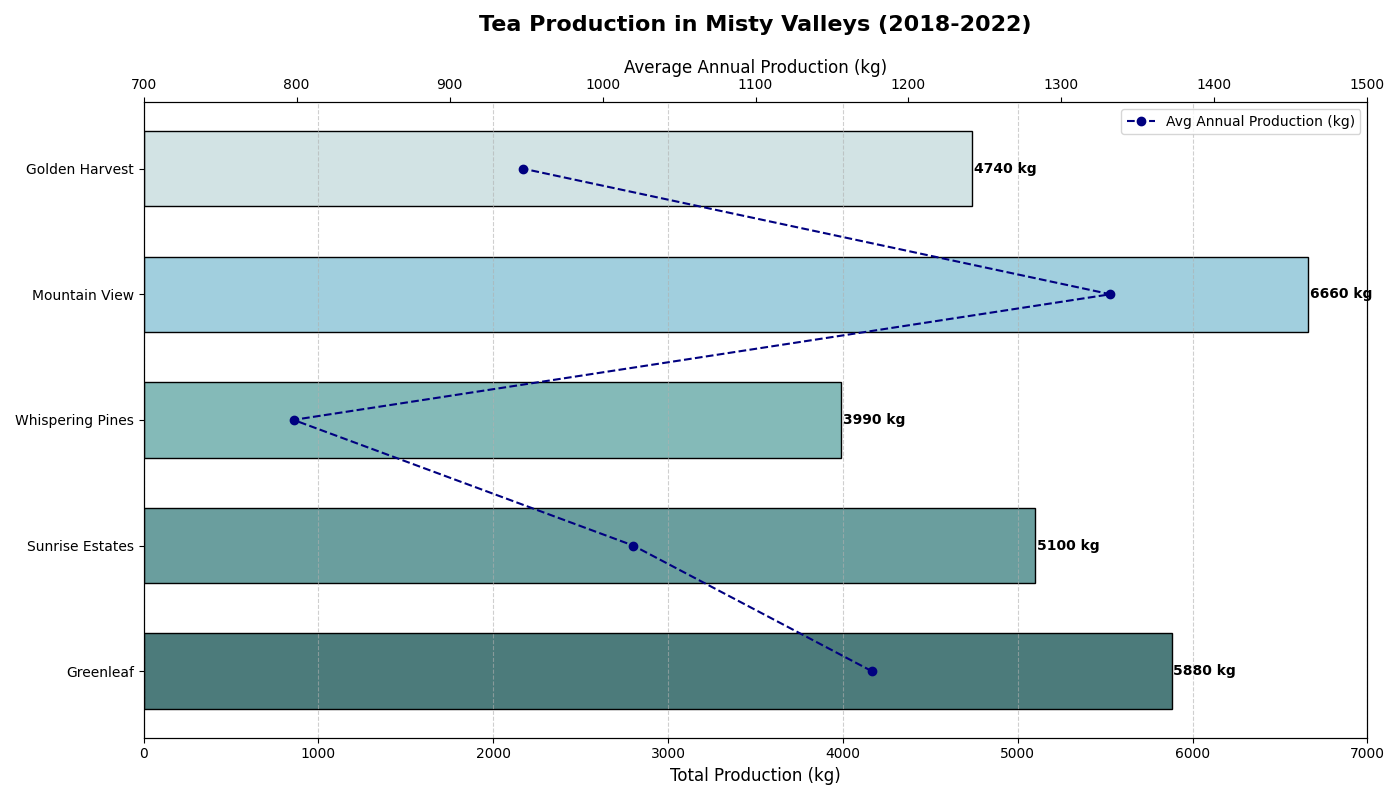

This figure's Python source:
import matplotlib.pyplot as plt
import numpy as np

# Backstory: Analysis of annual productivity of different tea plantations in the serene region of Misty Valleys.
# The productivity is measured in terms of kilograms of tea produced over the last five years.

# Plantations and their corresponding tea production in kilograms for the years 2018-2022
plantations = ['Greenleaf', 'Sunrise Estates', 'Whispering Pines', 'Mountain View', 'Golden Harvest']
years = ['2018', '2019', '2020', '2021', '2022']

# Production data in kg (rows: plantations, columns: years)
production_data = np.array([
    [1100, 1150, 1200, 1180, 1250],  # Greenleaf
    [950, 1020, 980, 1050, 1100],    # Sunrise Estates
    [750, 780, 800, 810, 850],       # Whispering Pines
    [1300, 1280, 1330, 1350, 1400],  # Mountain View
    [890, 920, 950, 980, 1000]       # Golden Harvest
])

# Sum the total production for each plantation
total_production = np.sum(production_data, axis=1)

# Calculate the average annual production
average_production = np.mean(production_data, axis=1)

# Create the plot
fig, ax1 = plt.subplots(figsize=(14, 8))

# Bar chart for total production
colors = ['#4c7b7b', '#6a9e9e', '#84bab8', '#a1cfde', '#d2e3e4']
bars = ax1.barh(plantations, total_production, color=colors, edgecolor='black', height=0.6)

# Annotate bars with total production
for bar in bars:
    width = bar.get_width()
    ax1.text(width + 10, bar.get_y() + bar.get_height()/2, f'{width} kg', va='center', fontsize=10, fontweight='bold')

# Set titles and labels
ax1.set_title("Tea Production in Misty Valleys (2018-2022)", fontsize=16, fontweight='bold', pad=20)
ax1.set_xlabel("Total Production (kg)", fontsize=12)
ax1.xaxis.grid(True, linestyle='--', alpha=0.6)
ax1.set_xlim(0, 7000)

# Create secondary axis for average annual production
ax2 = ax1.twiny()
ax2.plot(average_production, plantations, color='navy', marker='o', linestyle='--', label='Avg Annual Production (kg)')
ax2.set_xlabel('Average Annual Production (kg)', fontsize=12)
ax2.set_xlim(700, 1500)  # Adjust limits based on average production values

# Add a legend
ax2.legend(loc='upper right', fontsize=10)

# Adjust layout to prevent overlapping
plt.tight_layout()

# Display the plot
plt.show()
